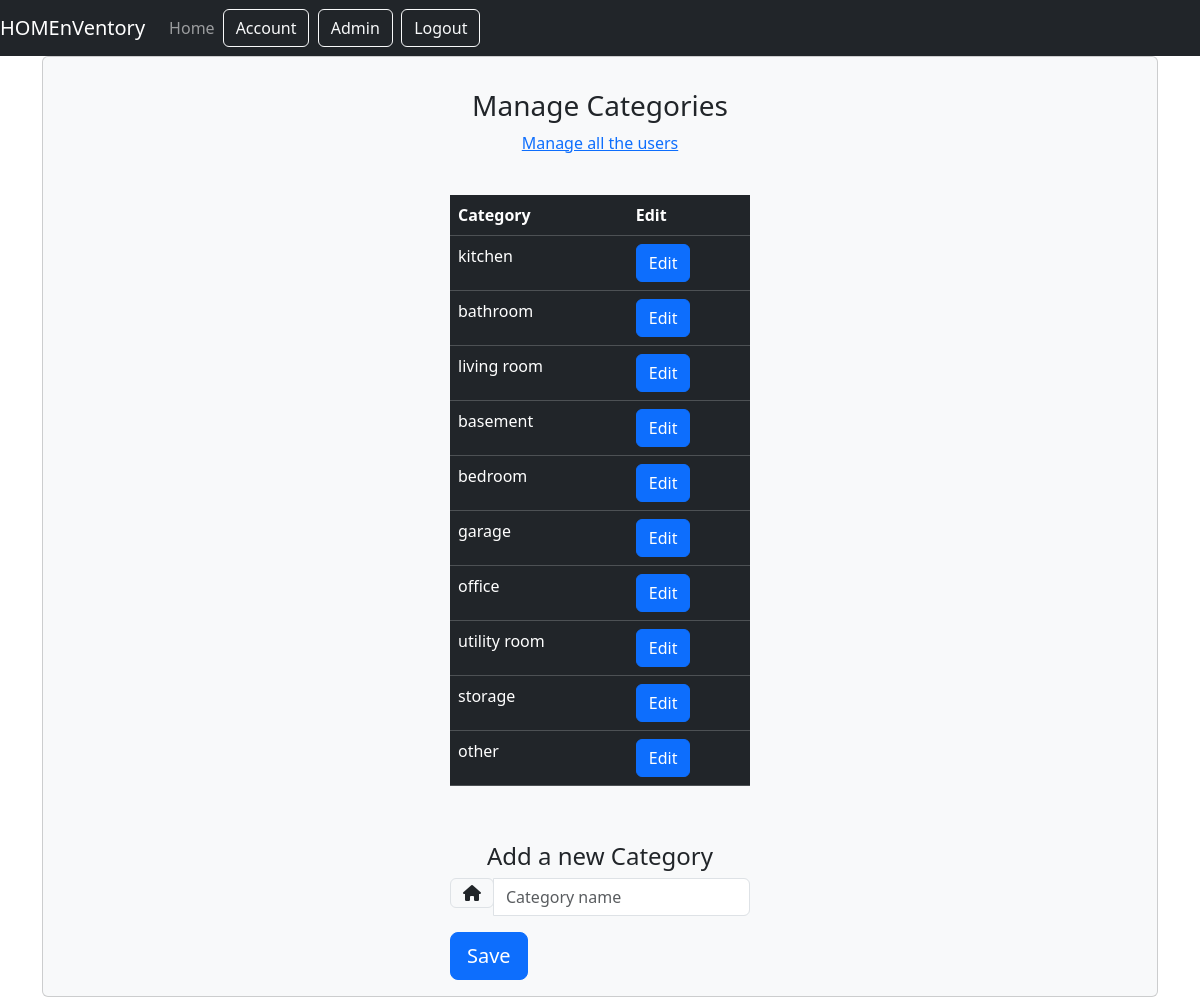
/manage_categories/ (signed in), run on an earlier commit of the app's database.
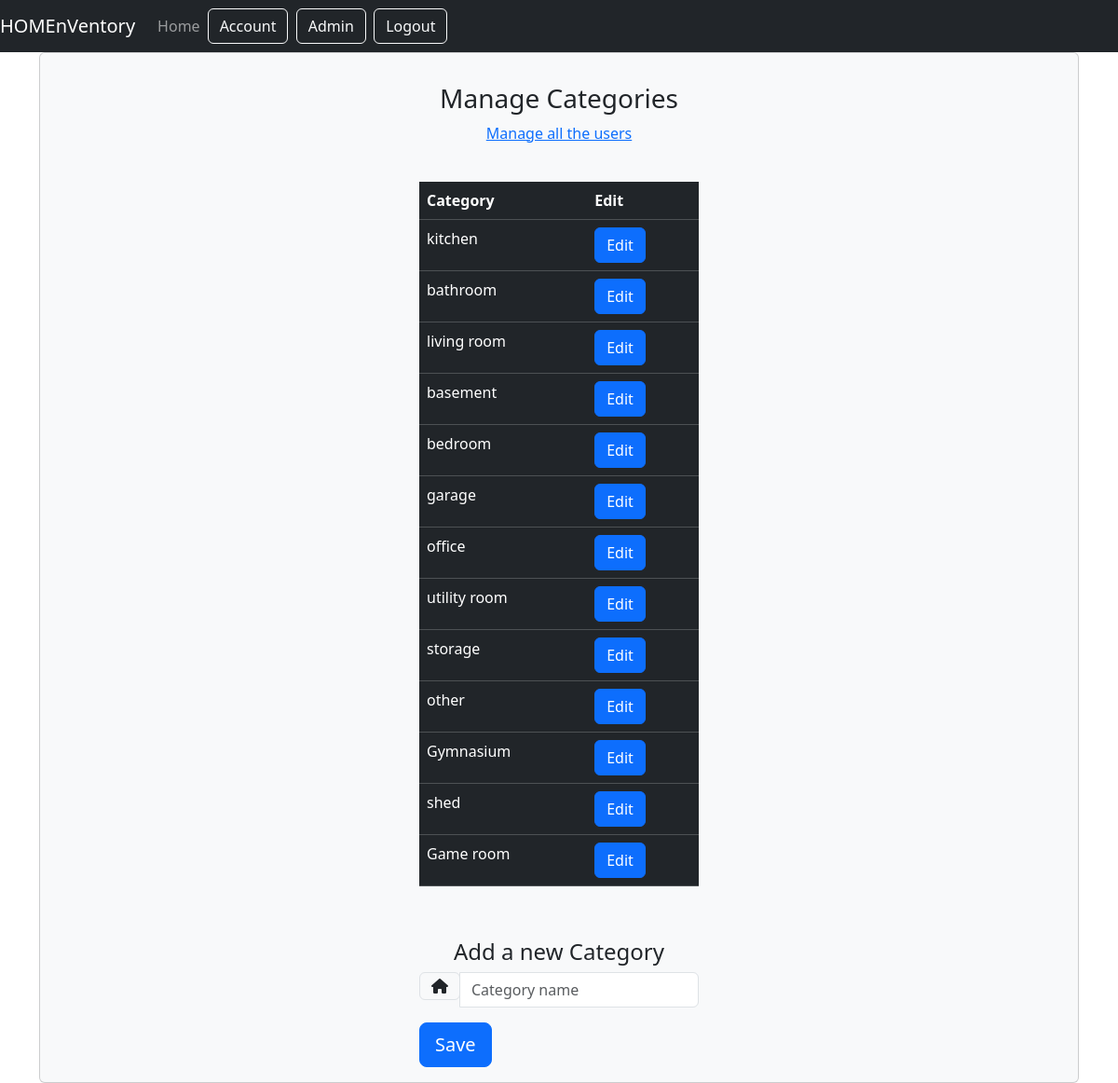
And on a later commit of the database.
### inventory/models.py (models this page shows, shortened)
class Category(models.Model):
    category_name = models.CharField(max_length=25)
    class Meta:
        verbose_name = 'Category'
        verbose_name_plural = 'Categories'

### inventory/views.py (the view)
# urls.py: path('manage_categories/', views.manage_categories_view, name='manage_categories'),
def manage_categories_view(request):
    context = {}
    user = request.user
    if not user.is_authenticated:
        return redirect("login")
    if not user.is_admin:
        return redirect("index")
    categories = Category.objects.all()
    context['categories'] = categories
    form = AddCategoryForm(request.POST or None)
    if request.POST:
        if form.is_valid():
            form.save()
            category_name = form.cleaned_data.get('category_name')
            messages.success(request, 'Category added successfully')
    context['add_category_form'] = form
    return render(request, "manage_categories.html", context)

### inventory/forms.py (shortened to what this page needs)
class AddCategoryForm(forms.ModelForm):
    class Meta:
        model = Category
        fields = ['category_name']

### inventory/templates/manage_categories.html (shortened to what this page needs)
{% extends 'base.html' %}
{% block content %}
    <div class="container">
        <div class="card bg-light">
            <article class="card-body mx-auto" style="max-width: 400px">
                <form class="form-singin" method="post">
                     <h3 class="card-title mt-3 text-center">Manage Categories</h3>
                    <p class="text-center"><a href="{% url 'admin_management'%}">Manage all the users</a> </p>
                    <br />
                    <table class="table table-dark">
                        <thead>
                            <tr>
                                <th scope="col">Category</th>
                                <th scope="col">Edit</th>
                            </tr>
                        </thead>
                        {% for category in categories %}
                            <tr>
                                <td>{{category.category_name}}</td>
                                <td>
                                    <a class="btn btn-primary" href="{% url 'edit_category'  category.category_name %}">Edit</a>
                                </td>
                            </tr>
                        {% endfor %}
                    </table>
                    <br />
                    <h4 class="mt-3 text-center">Add a new Category</h4>
                    <form class="add-form" method="post">
                        <div class="form-group input-group text-center">
                            <div class="input-group-prepend">
                                <span class="input-group-text"> <i class="fa fa-home"></i> </span>
                            </div>
                            <input type="text" name="category_name" id="categoryName" class="form-control"
                                   placeholder="Category name" required>
                        </div>
                        <button class="btn btn-lg btn-primary btn-block" name="save_category" type="submit">Save</button>
                    </form>
                </form>
            </article>
        </div>
    </div>
{% endblock %}

What changed in the data, as far as the page shows it:
added Category: category_name "Gymnasium"
added Category: category_name "shed"
added Category: category_name "Game room"
